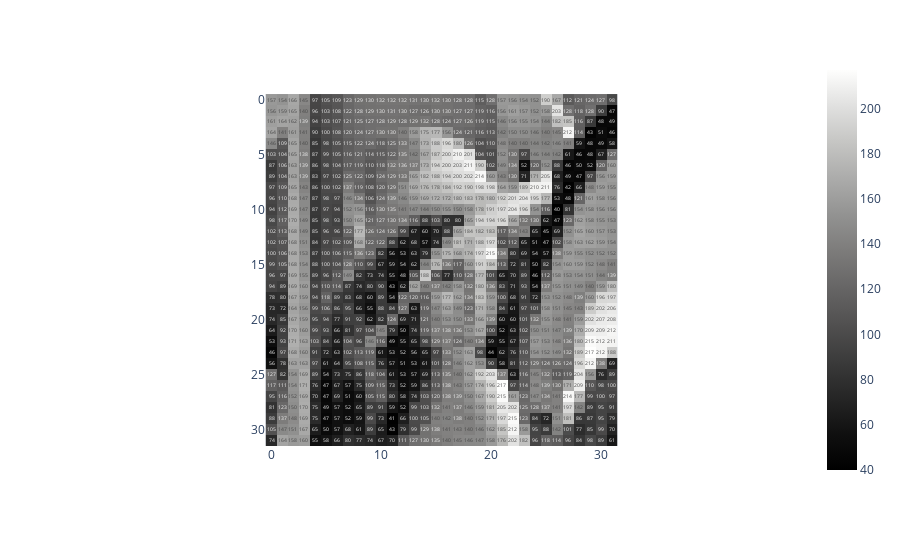

Notebook source saved alongside this figure:
### Code cell
px.imshow(aimg, color_continuous_scale='gray', text_auto=True)

### Figure 1 — Plotly figure (JSON) as saved in the notebook; plotly's stock layout.template omitted (floating-point values rounded to 4 significant figures; data arrays with more than 128 entries replaced by an {"elided": "..."} marker saying what was removed)
{"data": [{"coloraxis": "coloraxis", "hovertemplate": "x: %{x}<br>y: %{y}<br>color: %{z}<extra></extra>", "name": "0", "texttemplate": "%{z}", "type": "heatmap", "xaxis": "x", "yaxis": "y", "z": {"elided": "32x32 int values"}}], "layout": {"autosize": true, "coloraxis": {"colorscale": [[0, "rgb(0, 0, 0)"], [0.09091, "rgb(16, 16, 16)"], [0.1818, "rgb(38, 38, 38)"], [0.2727, "rgb(59, 59, 59)"], [0.3636, "rgb(81, 80, 80)"], [0.4545, "rgb(102, 101, 101)"], [0.5455, "rgb(124, 123, 122)"], [0.6364, "rgb(146, 146, 145)"], [0.7273, "rgb(171, 171, 170)"], [0.8182, "rgb(197, 197, 195)"], [0.9091, "rgb(224, 224, 223)"], [1, "rgb(254, 254, 253)"]]}, "dragmode": "zoom", "margin": {"t": 60}, "xaxis": {"anchor": "y", "autorange": true, "constrain": "domain", "domain": [0.2566, 0.7434], "range": [-0.5, 31.5], "scaleanchor": "y", "showspikes": false}, "yaxis": {"anchor": "x", "autorange": true, "constrain": "domain", "domain": [0, 1], "range": [31.5, -0.5], "showspikes": false}}}
